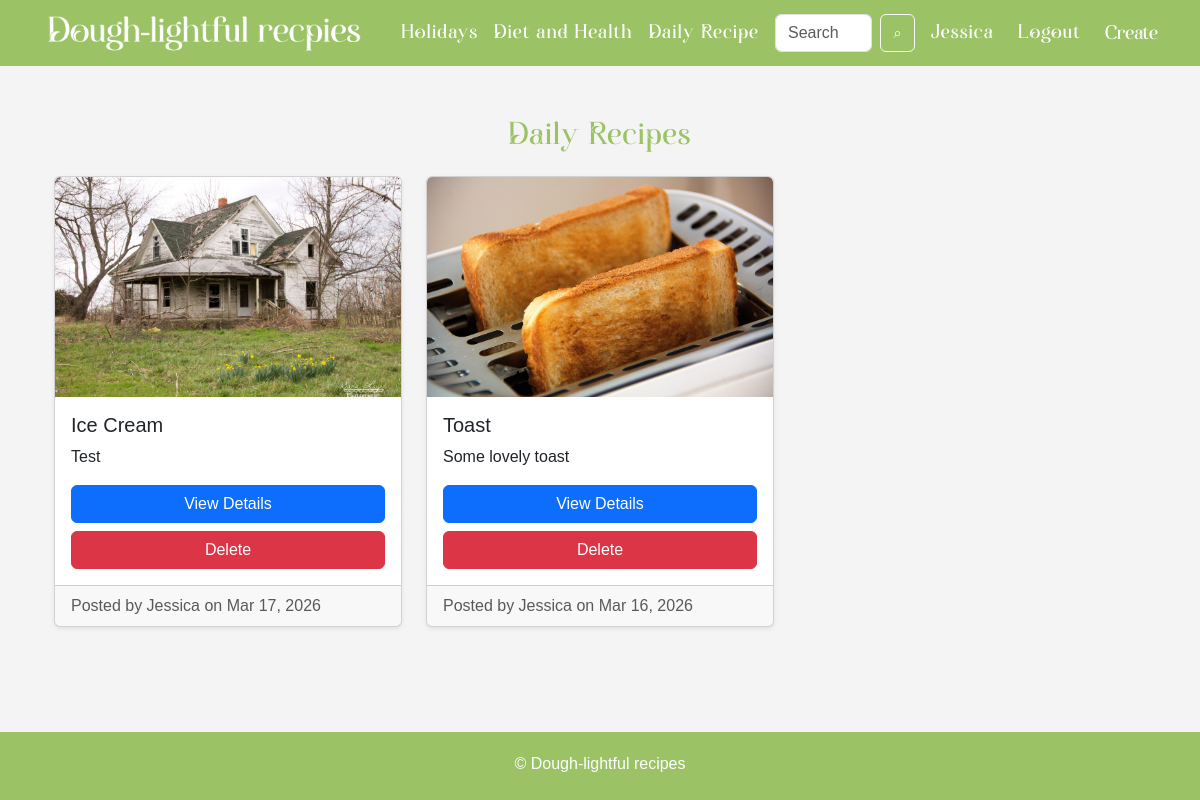
Screenshot of /daily/ (signed in) with the database file from the repository.
### recipe/models.py (models this page shows, shortened)
class Recipe(models.Model):
    MAIN_CATEGORIES = [
        ('daily', 'Daily Recipes'),
        ('holiday', 'Holidays'),
        ('health', 'Diet & Health'),
    ]
    SUB_CATEGORIES = [
        ('breakfast', 'Breakfast'),
        ('lunch', 'Lunch'),
        ('dinner', 'Dinner'),
        ('dessert', 'Dessert'),
        ('drinks', 'Drinks'),
        ('new_years', "New Year's"),
        ('mothers_day', "Mother's Day"),
        ('keto', 'Keto'),
        ('vegetarian', 'Vegetarian'),
    ]
    user = models.ForeignKey(User, on_delete=models.CASCADE)
    title = models.CharField(max_length=200)
    description = models.TextField()
    ingredients = models.TextField()
    instructions = models.TextField()
    image = models.ImageField(upload_to='recipes/', blank=True, null=True)
    main_category = models.CharField(max_length=20, choices=MAIN_CATEGORIES)
    sub_category = models.CharField(max_length=20, choices=SUB_CATEGORIES, blank=True, null=True)
    created_at = models.DateTimeField(auto_now_add=True)

### recipe/views.py (the view)
# urls.py: path('daily/', views.daily_view, name='daily_all'),
def daily_view(request):
    subcat = request.GET.get('subcategory')
    recipes = Recipe.objects.filter(
        main_category='daily',
        sub_category=subcat
    ).order_by('-created_at') if subcat else Recipe.objects.filter(main_category='daily').order_by('-created_at')
    template_name = f'food/daily/{subcat}.html' if subcat else 'food/daily/all.html'
    return render(request, template_name, {'recipes': recipes})

### templates/food/daily/all.html
{% extends 'base.html' %}
{% load static %}
{% block content %}
<div class="container mt-4">
    <h2 class="mb-4 text-center heading">Daily Recipes</h2>
    <div class="row row-cols-1 row-cols-md-3 g-4">
        {% for recipe in recipes %}
        <div class="col">
            <div class="card h-100 shadow-sm">
                {% if recipe.image %}
                <img src="{{ recipe.image.url }}" class="card-img-top" alt="{{ recipe.title }}">
                {% else %}
                <img src="{% static 'recipestatic/Le_Logo.png' %}" class="card-img-top" alt="{{ recipe.title }}">
                {% endif %}
                <div class="card-body d-flex flex-column">
                    <h5 class="card-title">{{ recipe.title }}</h5>
                    <p class="card-text">
                        {{ recipe.description }}
                    </p>
                    <a href="{% url 'recipe_detail' recipe.id %}" class="btn btn-primary mt-auto">
                        View Details
                    </a>
                    {% if user == recipe.user %}
                    <a href="{% url 'delete_recipe' recipe.id %}" class="btn btn-danger mt-2">
                        Delete
                    </a>
                    {% endif %}
                </div>
                <div class="card-footer text-muted">
                    Posted by {{ recipe.user.username }} on {{ recipe.created_at|date:"M d, Y" }}
                </div>
            </div>
        </div>
        {% empty %}
        <p class="text-center">No daily recipes yet.</p>
        {% endfor %}
    </div>
</div>
{% endblock %}

### templates/base.html (shortened to what this page needs)
{% load static %}
<!DOCTYPE html>
<html>
<head>
    <link href="https://cdn.jsdelivr.net/npm/bootstrap@5.3.2/dist/css/bootstrap.min.css" rel="stylesheet">
    <link rel="stylesheet" href="{% static 'recipestatic/style.css' %}">
</head>
<body class="d-flex flex-column min-vh-100">
<nav class="navbar navbar-expand-sm navbar-dark custom-navbar">
    <div class="container d-flex align-items-center">
        <div class="d-flex align-items-center">
            <a class="navbar-brand d-flex align-items-center me-4" href="{% url 'home' %}">
                <img src="{% static 'recipestatic/Logoagian.png' %}" alt="Logo" class="logo-img me-2">
            </a>
            <div class="nav-item dropdown me-3">
                <a class="nav-link dropdown-toggle text-white"
                   href="{% url 'holidays' %}"
                   role="button"
                   data-bs-toggle="dropdown"
                   onclick="window.location.href=this.href">
                    Holidays
                </a>
            </div>
            <div class="nav-item dropdown me-3">
                <a class="nav-link dropdown-toggle text-white"
                   href="{% url 'health_diet' %}"
                   role="button"
                   data-bs-toggle="dropdown"
                   onclick="window.location.href=this.href">
                    Diet and Health
                </a>
            </div>
            <div class="nav-item dropdown me-3">
                <a class="nav-link dropdown-toggle text-white"
                   href="{% url 'daily_all' %}"
                   role="button"
                   data-bs-toggle="dropdown"
                   onclick="window.location.href=this.href">
                    Daily Recipe
                </a>
            </div>
        </div>
        <div class="d-flex align-items-center ms-auto">
            {% if user.is_authenticated %}
            <form class="d-flex me-3" method="get" action="{% url 'home' %}">
                <input class="form-control me-2" type="search" placeholder="Search recipes..." aria-label="Search" name="q">
                <button class="btn btn-outline-light" type="submit" style="font-size: 15px;">⌕</button>
            </form>
            {% endif %}
            {% if user.is_authenticated %}
            <div class="user-logout-wrapper d-flex align-items-center">
                <a class="nav-link text-white me-3" href="{% url 'profile' %}">{{ user.username }}</a>
                <a href="#" class="nav-link text-white logout-link"
                onclick="document.getElementById('logout-form').submit(); return false;">
                    Logout
                </a>
                <a href="{% url 'create_recipe' %}" class="ms-3" style="padding-bottom: 3px;">
                    Create
                </a>
            </div>
            {% else %}
            <a class="nav-link text-white me-3" href="{% url 'login' %}">Login</a>
            <a class="nav-link text-white" href="{% url 'signup' %}">Sign Up</a>
            {% endif %}
        </div>
    </div>
</nav>
<div class="container mt-4 flex-grow-1">
    {% block content %}
    {% endblock %}
    <br>
</div>
<footer class="mt-auto" style="background-color: #9BC264; color:#fff; padding: 20px 0;">
    <div class="container text-center">
        <p class="mb-1">&copy; Dough-lightful recipes</p>
    </div>
</footer>
</body>
</html>

### recipe/static/recipestatic/style.css (style rules this page uses)
body { background-color: #f4f4f4; font-family: Arial, sans-serif; }
.heading { font-family: 'Auralyess', sans-serif; color: #9BC264; letter-spacing: 1px; }
.custom-navbar { background-color: #9BC264; }
.custom-navbar .navbar-brand { font-size: 24px; font-weight: bold; }
.logo-img { height: 40px; width: auto; }
.card-img-top { width:100%; height:220px; object-fit:cover; display:block; }
.card { overflow:hidden; }
.custom-navbar .nav-link, .custom-navbar .dropdown-toggle { display: flex; align-items: center; justify-content: center; position: relative; color: white; text-decoration: none; font-family: 'Auralyess', sans-serif; letter-spacing: 1px; font-size: 20px; line-height: 1.5; padding-bottom: 0.25rem; transition: color 0.3s ease; }
.custom-navbar .nav-link::after, .custom-navbar .dropdown-toggle::after { content: ''; position: absolute; left: 50%; bottom: 0; height: 4px; width: 0; background-color: white; transition: all 0.3s ease; transform: translateX(-50%); }
.custom-navbar .dropdown-toggle::after { display: none; }
.user-logout-wrapper { display: flex; align-items: center; gap: 0.5rem; }
.user-logout-wrapper a { display: flex; align-items: center; justify-content: center; font-family: 'Auralyess', sans-serif; font-size: 20px; line-height: 1.5; padding: 0; margin: 0; color: white; text-decoration: none; position: relative; cursor: pointer; }
.user-logout-wrapper a::after { content: ''; position: absolute; left: 50%; bottom: 0; height: 4px; width: 0; background-color: white; transition: all 0.3s ease; transform: translateX(-50%); }

### rows the page displays
Recipe: image (picture), title "Ice Cream", description "Test", shows "Delete", user.username "Jessica", created_at "Mar 17, 2026"
Recipe: image (picture), title "Toast", description "Some lovely toast", shows "Delete", user.username "Jessica", created_at "Mar 16, 2026"

### other values shown
{{ user.username }} "Jessica"
